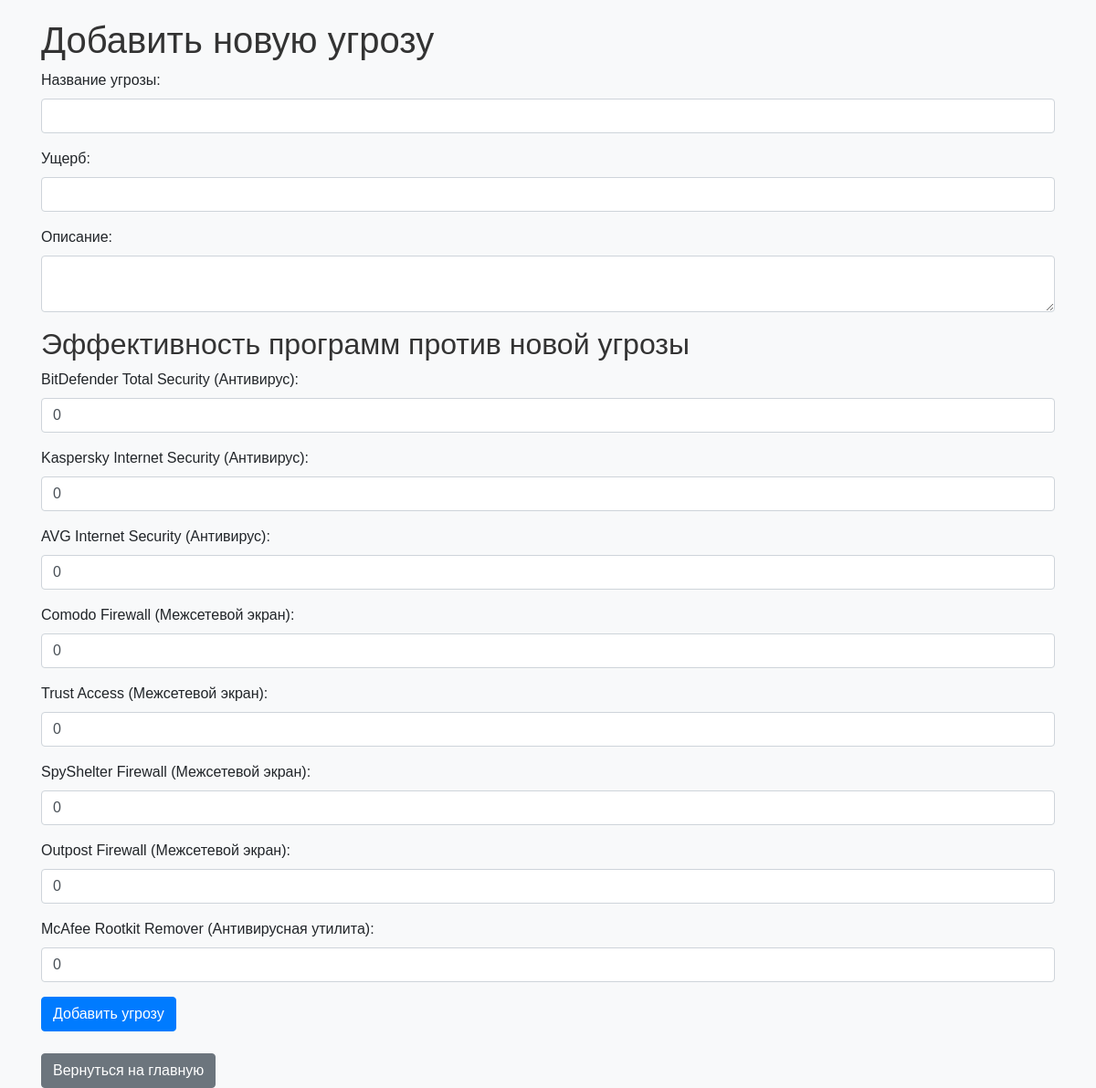
Screenshot of /add_threat with the database file from the repository.
### app/models.py (models this page shows)
class AntivirusProgram(db.Model):
    id = db.Column(db.Integer, primary_key=True)
    name = db.Column(db.String(50), nullable=False)
    price = db.Column(db.Float, nullable=False)
    efficacy = db.Column(JSON, nullable=False)
    description = db.Column(db.Text, nullable=True)
    type = db.Column(db.String(50), nullable=False)  # Новый столбец для типа программы (антивирус, межсетевой экран, антивирусная утилита)

### app/routes.py (the view, shortened to what this page needs)
@app.route('/add_threat', methods=['GET', 'POST'])
def add_threat():
    programs = AntivirusProgram.query.all()
    return render_template('add_threat.html', programs=programs)

### app/templates/add_threat.html (shortened to what this page needs)
<!DOCTYPE html>
<html>
<head>
    <link rel="stylesheet" href="https://stackpath.bootstrapcdn.com/bootstrap/4.3.1/css/bootstrap.min.css">
    <link rel="stylesheet" href="{{ url_for('static', filename='styles.css') }}">
</head>
<body>
    <div class="container">
        <h1>Добавить новую угрозу</h1>
        <form action="/add_threat" method="post">
            <div class="form-group">
                <label for="name">Название угрозы:</label>
                <input class="form-control" type="text" id="name" name="name">
            </div>
            <div class="form-group">
                <label for="damage">Ущерб:</label>
                <input class="form-control" type="text" id="damage" name="damage">
            </div>
            <div class="form-group">
                <label for="description">Описание:</label>
                <textarea class="form-control" id="description" name="description"></textarea>
            </div>
            <h2>Эффективность программ против новой угрозы</h2>
            {% for program in programs %}
                <div class="form-group">
                    <label for="efficacy_{{ program.id }}">{{ program.name }} ({{ program.type }}):</label>
                    <input class="form-control" type="text" id="efficacy_{{ program.id }}" name="efficacy_{{ program.id }}" value="0">
                </div>
            {% endfor %}
            <button class="btn btn-primary" type="submit">Добавить угрозу</button>
        </form>
        <br>
        <a class="btn btn-secondary" href="/">Вернуться на главную</a>
    </div>
</body>
</html>

### app/static/styles.css (style rules this page uses)
body { background-color: #f8f9fa; font-family: 'Arial', sans-serif; }
.container { margin-top: 20px; }
h1, h2, h5 { color: #333; }
.btn-secondary { background-color: #6c757d; border-color: #6c757d; }

### rows the page displays
AntivirusProgram: name "BitDefender Total Security", type "Антивирус"
AntivirusProgram: name "Kaspersky Internet Security", type "Антивирус"
AntivirusProgram: name "AVG Internet Security", type "Антивирус"
AntivirusProgram: name "Comodo Firewall", type "Межсетевой экран"
AntivirusProgram: name "Trust Access", type "Межсетевой экран"
AntivirusProgram: name "SpyShelter Firewall", type "Межсетевой экран"
AntivirusProgram: name "Outpost Firewall", type "Межсетевой экран"
AntivirusProgram: name "McAfee Rootkit Remover", type "Антивирусная утилита"
